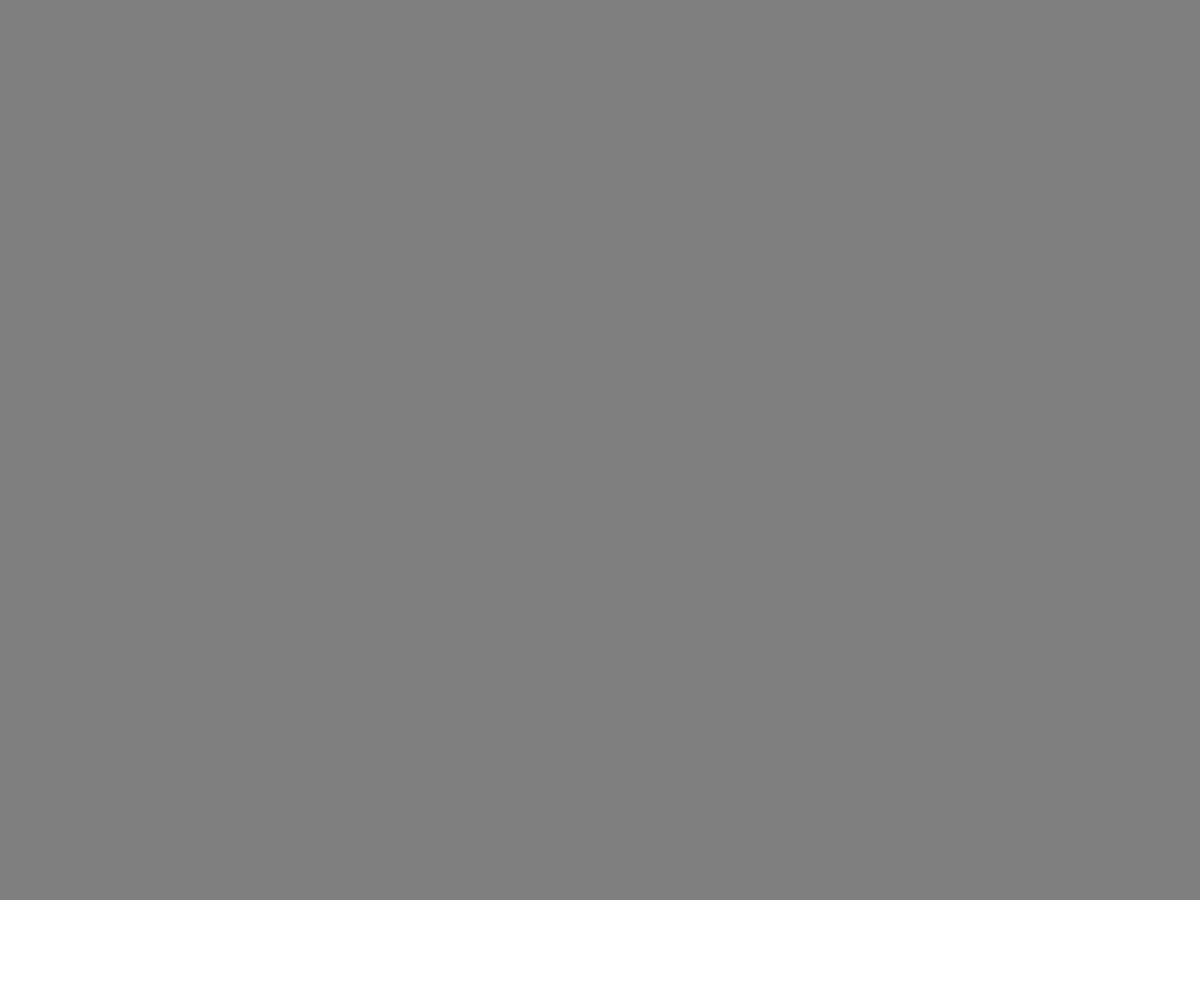
Frame 1 (no input)
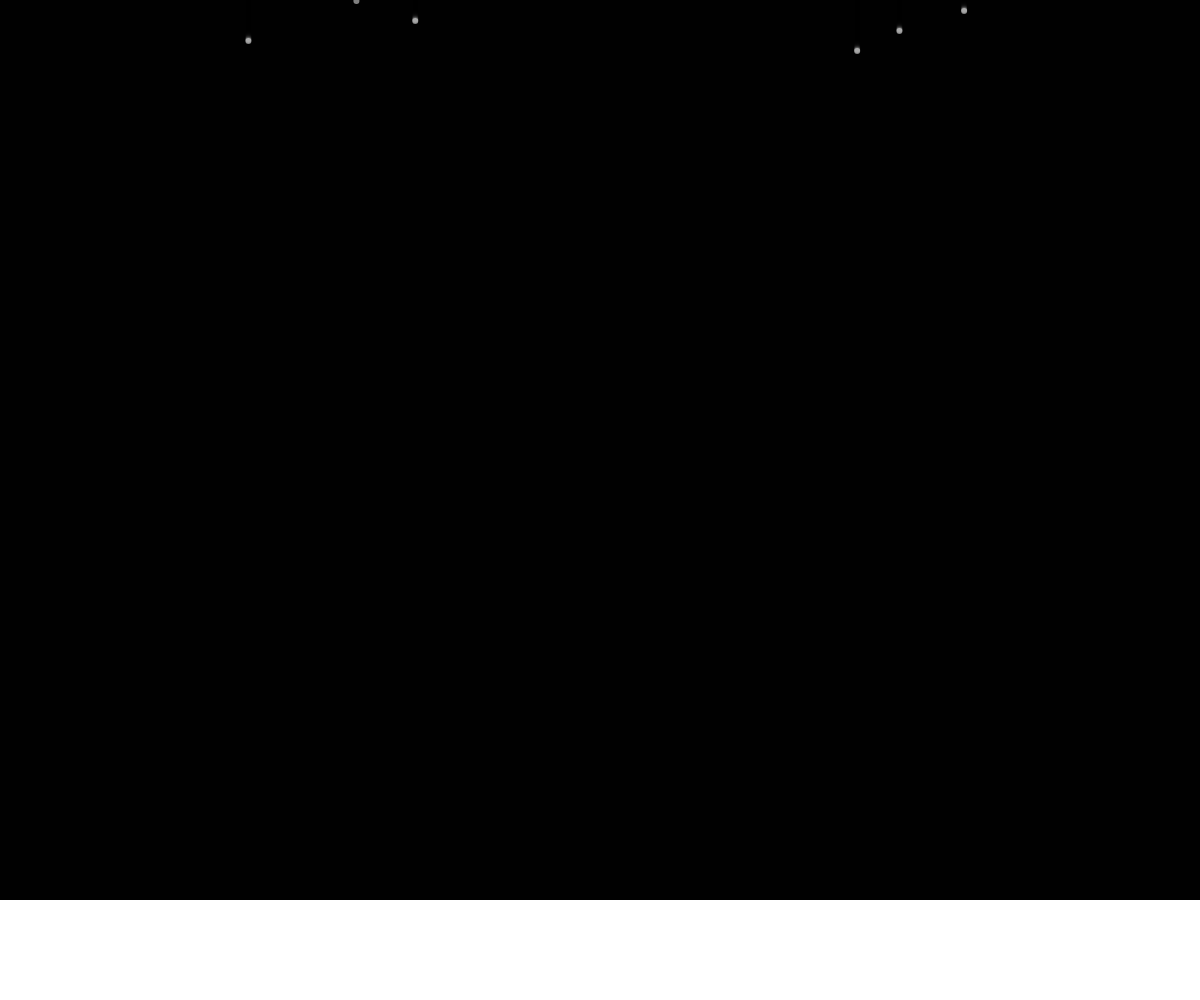
Frame 60 (no input)
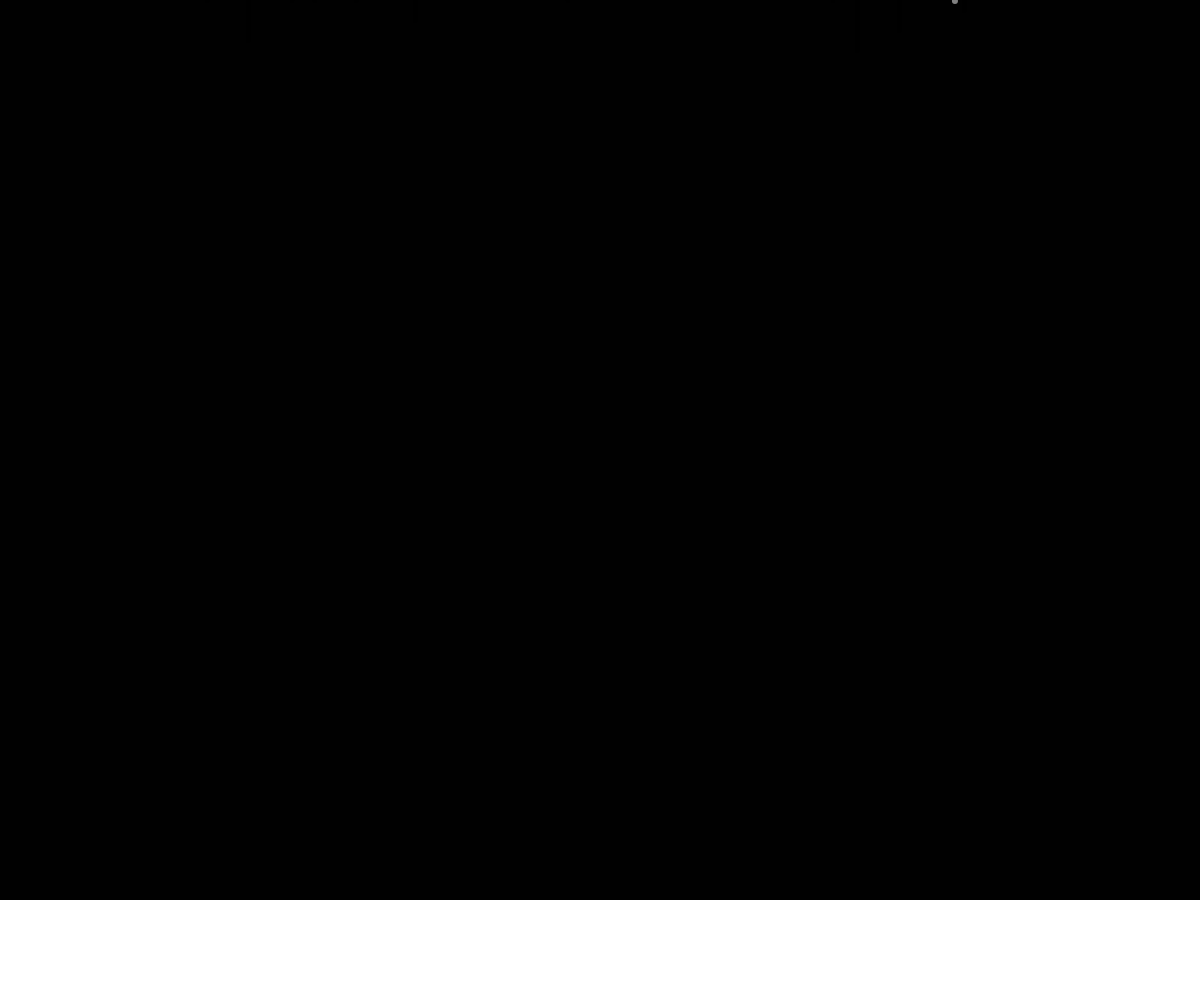
Frame 120 (the mouse pressed at the canvas centre since frame 60)

The p5.js sketch that drew these frames (run headless with seeded random() and noise() and a simulated clock; from frame 60 on, the mouse is pressed at the canvas centre):

// p5.js sketch
// ── sketch.js
/*
Steps!!!
1. Make demo with if(mousepressed){fill(0);}else{fill(255);}ellipse(mouseX,mouseY,50,50);
-> Make sure to explain setup() and draw()
2. Explain raindrops
3. Make raindrop class
4. make raindrop list
5. Finish out the draw
6. Update background with fill
7. Make the ground
8. Separate snow into its own class
*/

var scene;
var SCENE;

function setup() {
    createCanvas(window.innerWidth, window.innerHeight);
    SCENE = "snow";

    switch (SCENE) {
        case "snow":
            scene = new snowScene();
            break;
        default:
            return;
    }
}

function draw() {
    if(mouseIsPressed){
        scene.raindrops = [];
    }
    scene.display();
}

function snowScene() {
    this.raindrops = [];

    this.display = function() {
        background(0, 128);
        noStroke();
        fill(255);
        rect(0, height-100, width, height)
        fill(255, 128);
        // Use millis but switch to frameCount to show it's better
        if((frameCount % 10) == 0){
            this.raindrops.push(new raindrop());
        }
        for (var i=this.raindrops.length-1; i >= 0; i-=1){
            if(this.raindrops[i].y >= window.innerWidth){
                this.raindrops.splice(i, 1);
            } else {
                this.raindrops[i].move();
                this.raindrops[i].display();
            }
        }
    }
}

function raindrop() {
    this.x = random(window.innerWidth);
    this.y = 0;
    this.speed = 1;
    this.size = 6;

    this.move = function() {
        this.y += this.speed;
    }

    this.display = function() {
        ellipse(this.x, this.y, this.size, this.size);
    }
}
